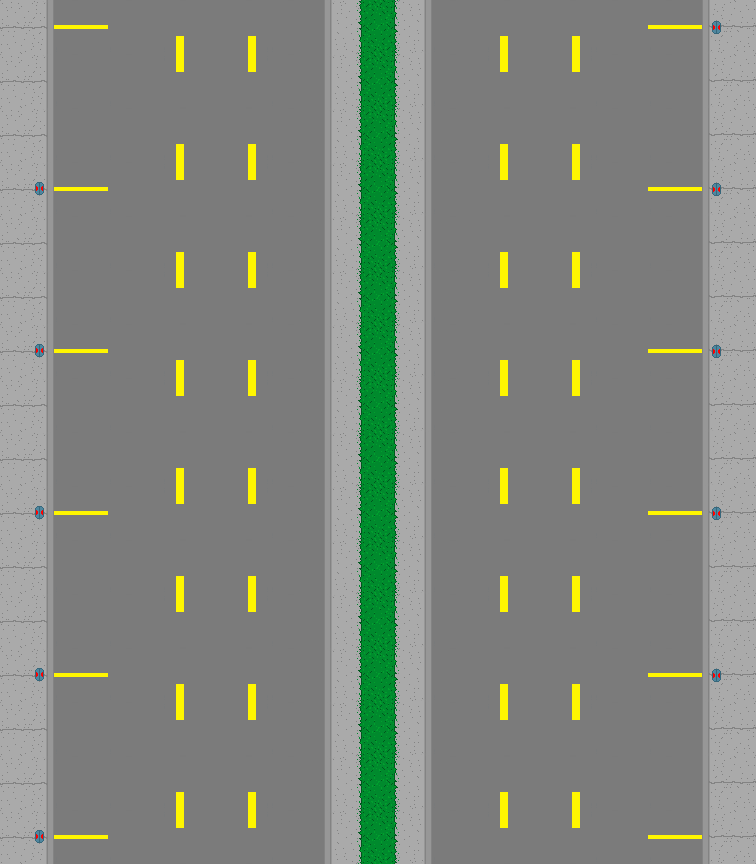

Tiled map render using the project's own tile images. Description and the map definition, with tile-layer contents summarised, below:
An orthogonal 14x16 tile map with 54x54 px tiles, 1 tile layer (map), 3 tilesets and 1 object.

<map version="1.0" orientation="orthogonal" width="14" height="16" tilewidth="54" tileheight="54">
 <tileset firstgid="1" name="Cars" tilewidth="54" tileheight="108" spacing="1">
  <image source="cars.png" width="164" height="108" />
  <tile id="0">
   <properties>
    <property name="name" value="RedCar" />
   </properties>
  </tile>
  <tile id="1">
   <properties>
    <property name="name" value="BlueCar" />
   </properties>
  </tile>
  <tile id="2">
   <properties>
    <property name="name" value="GreenCar" />
   </properties>
  </tile>
 </tileset>
 <tileset firstgid="4" name="Tiles" tilewidth="54" tileheight="54">
  <image source="tiles.png" width="378" height="108" />
 </tileset>
 <tileset firstgid="18" name="Player" tilewidth="54" tileheight="54">
  <image source="maid.png" width="108" height="54" />
  <tile id="0">
   <properties>
    <property name="_the" value="player" />
    <property name="name" value="Player" />
   </properties>
  </tile>
 </tileset>
 <layer name="map" width="14" height="16">
  <data>[224 cells, 224 non-empty, 12 distinct tile ids]</data>
 </layer>
 <objectgroup name="player" width="14" height="16">
  <object gid="18" x="378" y="432" />
 </objectgroup>
</map>